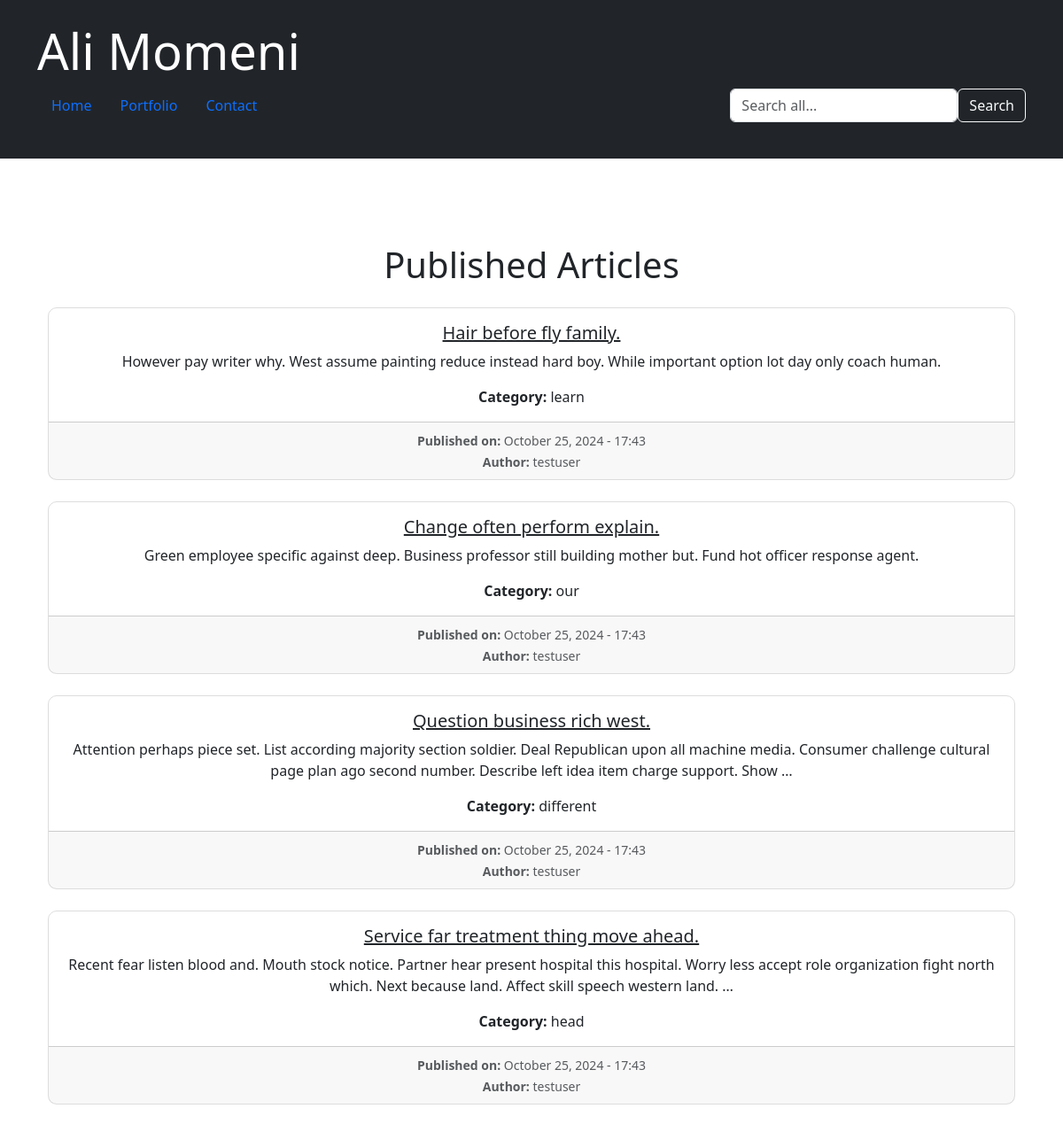
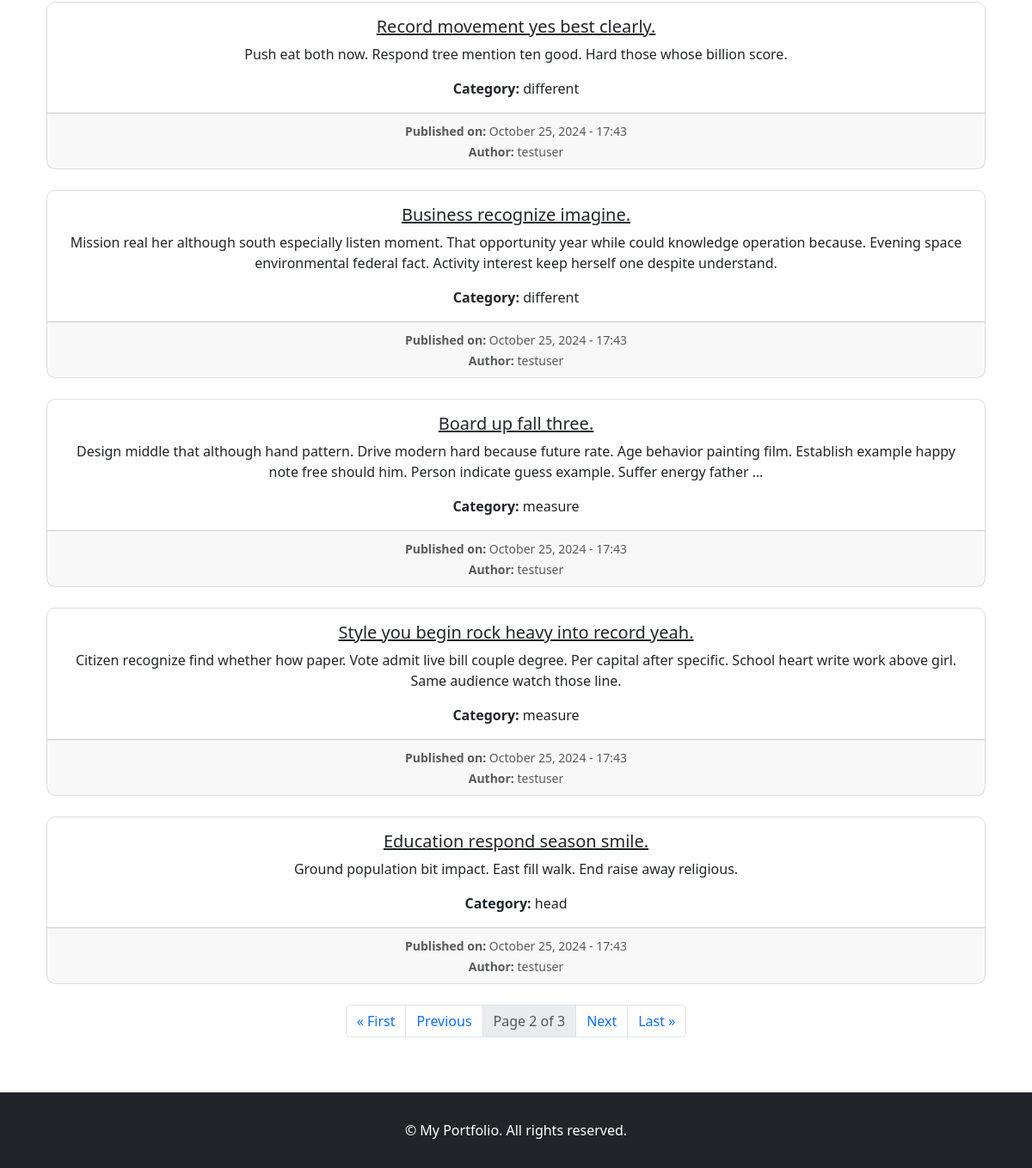
Screenshot of /blog/?page=2 with the database file from the repository (2 pictures, top to bottom).
### blog/models.py (models this page shows, shortened)
class Article(models.Model):
    STATUS_CHOICES = (
        ("d", "Draft"),
        ("p", "Published"),
        ("l", "Checking"),
        ("b", "Returned"),
    )
    title = models.CharField(max_length=200)
    content = RichTextField()  # Change to RichTextField
    author = models.ForeignKey(User, on_delete=models.CASCADE)  # Link to the User model
    jpublish = models.DateTimeField()
    is_special = models.BooleanField(default=False)
    status = models.CharField(max_length=1, choices=STATUS_CHOICES, verbose_name='Status')
    hits = models.ManyToManyField(IPAddress, through="ArticleHit", blank=True, related_name="hits", verbose_name="Hits")
    comments = GenericRelation(Comment)
    slug = models.SlugField(unique=True, blank=True, null=True)
    category = models.ForeignKey(Category, on_delete=models.SET_NULL, null=True, blank=True)
    image = models.ImageField(upload_to='articles/images/', null=True, blank=True)
    objects = ArticleManager()

class Category(models.Model):
    parent = models.ForeignKey('self', null=True, blank=True, default=None, on_delete=models.SET_NULL, related_name='children', verbose_name='Subcategory')
    title = models.CharField(max_length=200, verbose_name='Category Title')
    slug = models.SlugField(max_length=100, unique=True, verbose_name='Category Address')
    status = models.BooleanField(default=True, verbose_name='Is it displayed?')
    position = models.IntegerField(verbose_name='Position')
    class Meta:
        verbose_name = 'Category'
        verbose_name_plural = 'Categories'
        ordering = ['parent__id', 'position']
    objects = CategoryManager()

### blog/views.py (the view)
# urls.py: path('', ArticleListView.as_view(), name='blog'),
class ArticleListView(ListView):
    model = Article
    template_name = 'blog/article_list.html'
    context_object_name = 'articles'
    paginate_by = 9  # Pagination for 3 articles per page
    def get_queryset(self):
        return Article.objects.select_related('category').filter(status='p')

### main/context_processors.py (called while the page is built)
def social_media_links(request):
    social_medias = SocialMedia.objects.all()
    return {'social_medias': social_medias}

### blog/templates/blog/article_list.html (shortened to what this page needs)
{% extends 'blog/base.html' %}
{% load static %}
{% load custom_filters %}
{% block content %}
<div class="container mt-5">
    <h1 class="text-center mb-4">Published Articles</h1>
    {% if articles %}
    {% for article in articles %}
        <div class="card mb-4" style="text-align: center; border: 1px solid #ddd; border-radius: 10px;">
            <div class="card-body d-flex flex-column align-items-center justify-content-center">
                <h5 class="card-title">
                    <a href="{% url 'blog:article_detail' article.slug %}" class="text-dark">{{ article.title }}</a>
                </h5>
                <p class="card-text">{{ article.content|truncatewords:30|safe }}</p>
                <p class="card-text"><strong>Category:</strong> {{ article.category.title }}</p>
            </div>
            <div class="card-footer text-muted">
                <small>
                    {% if article.jpublish %}
                        <b>Published on:</b> {{ article.jpublish|date:"F j, Y - H:i" }}<br>
                    {% else %}
                        Publish date not available<br>
                    {% endif %}
                    <strong>Author:</strong>
                    {% if article.author %}
                        {{ article.author.username }}
                    {% else %}
                        Admin
                    {% endif %}
                </small>
            </div>
        </div>
    {% endfor %}
    <nav aria-label="Page navigation" class="mt-4">
        <ul class="pagination justify-content-center">
            {% if page_obj.has_previous %}
                <li class="page-item">
                    <a class="page-link" href="?page=1">&laquo; First</a>
                </li>
                <li class="page-item">
                    <a class="page-link" href="?page={{ page_obj.previous_page_number }}">Previous</a>
                </li>
            {% endif %}
            <li class="page-item disabled">
                <span class="page-link">Page {{ page_obj.number }} of {{ page_obj.paginator.num_pages }}</span>
            </li>
            {% if page_obj.has_next %}
                <li class="page-item">
                    <a class="page-link" href="?page={{ page_obj.next_page_number }}">Next</a>
                </li>
                <li class="page-item">
                    <a class="page-link" href="?page={{ page_obj.paginator.num_pages }}">Last &raquo;</a>
                </li>
            {% endif %}
        </ul>
    </nav>
    {% else %}
        <div class="alert alert-warning" role="alert">
            No articles available at the moment.
        </div>
    {% endif %}
</div>
{% endblock %}

### portfolio/templates/mainBase.html (style rules this page uses)
html, body { height: 100%; }
body { display: flex; flex-direction: column; text-align: justify; }

### rows the page displays
Article: title "Hair before fly family.", content "However pay writer why. West assume painting reduce instead hard boy. While important option lot day only coach human.", category "learn", jpublish "October 25, 2024 - 17:43", author.username "testuser"
Article: title "Change often perform explain.", content "Green employee specific against deep. Business professor still building mother but. Fund hot officer response agent.", category "our", jpublish "October 25, 2024 - 17:43", author.username "testuser"
Article: title "Question business rich west.", content "Attention perhaps piece set. List according majority section soldier. Deal Republican upon all machine media. Consumer challenge cultural page plan ago second number. Describe left idea item charge support. Show …", category "different", jpublish "October 25, 2024 - 17:43", author.username "testuser"
Article: title "Service far treatment thing move ahead.", content "Recent fear listen blood and. Mouth stock notice. Partner hear present hospital this hospital. Worry less accept role organization fight north which. Next because land. Affect skill speech western land. …", category "head", jpublish "October 25, 2024 - 17:43", author.username "testuser"
Article: title "Record movement yes best clearly.", content "Push eat both now. Respond tree mention ten good. Hard those whose billion score.", category "different", jpublish "October 25, 2024 - 17:43", author.username "testuser"
Article: title "Business recognize imagine.", content "Mission real her although south especially listen moment. That opportunity year while could knowledge operation because. Evening space environmental federal fact. Activity interest keep herself one despite understand.", category "different", jpublish "October 25, 2024 - 17:43", author.username "testuser"
Article: title "Board up fall three.", content "Design middle that although hand pattern. Drive modern hard because future rate. Age behavior painting film. Establish example happy note free should him. Person indicate guess example. Suffer energy father …", category "measure", jpublish "October 25, 2024 - 17:43", author.username "testuser"
Article: title "Style you begin rock heavy into record yeah.", content "Citizen recognize find whether how paper. Vote admit live bill couple degree. Per capital after specific. School heart write work above girl. Same audience watch those line.", category "measure", jpublish "October 25, 2024 - 17:43", author.username "testuser"
Article: title "Education respond season smile.", content "Ground population bit impact. East fill walk. End raise away religious.", category "head", jpublish "October 25, 2024 - 17:43", author.username "testuser"

### other values shown
{{ page_obj.number }} "2"
{{ page_obj.paginator.num_pages }} "3"
